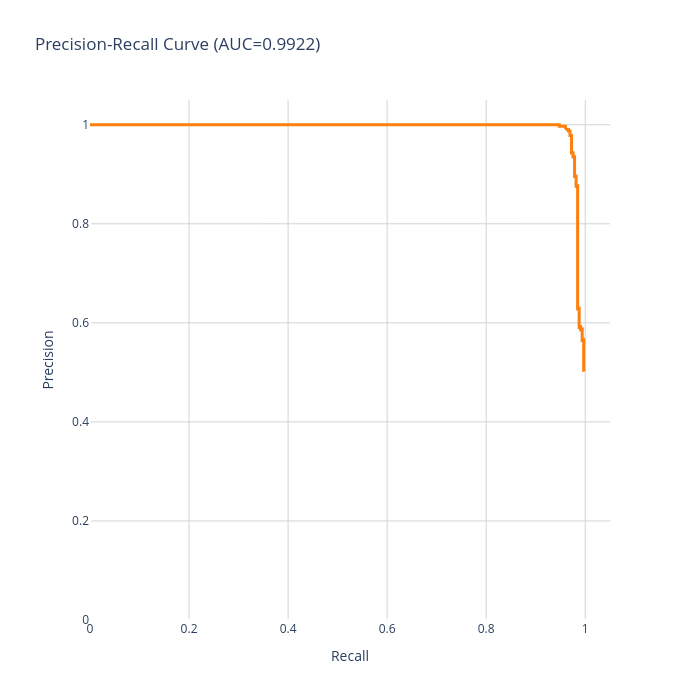

Here is the notebook cell this chart was saved with:
### Markdown cell above
#### Precision-recall curve

### Code cell
precision, recall, thresholds = precision_recall_curve(y_target, y_prob)

df_ = pd.DataFrame(data={"precision": precision, "recall": recall, "thresh":np.append(0, thresholds)})

layout = go.Layout(
    title = f'Precision-Recall Curve (AUC={auc(recall, precision):.4f})',
    xaxis = dict(
        gridcolor='lightgrey'),
    yaxis = dict(
        gridcolor='lightgrey'), 
    paper_bgcolor='rgba(0,0,0,0)',
    plot_bgcolor='rgba(0,0,0,0)'
)

fig = go.Figure(layout=layout)
#fig.add_shape(
#    type='line', line=dict(dash='dash'),
#    x0=0, x1=1, y0=0.577, y1=0.577, name= "Baseline"
#)


fig.add_trace(go.Scatter(x=df_['recall'], y=df_['precision'], mode='lines', line=dict(color='#FF7F0E', width=3), name="curve",))

fig.update_layout(
    xaxis_title='Recall',
    yaxis_title='Precision',
    yaxis=dict(scaleanchor="x", scaleratio=1, range=[0,1.05]),
    xaxis=dict(constrain='domain', range=[0,1.05]),
    width=700, height=700
)
fig.show()
#fig, ax = plt.subplots()
#ax = setfontsize(ax, 18)
#ax.set_ylim([0, 1.1])
#ax.set_xlim([0, 1.1])
#ax.plot(df_['recall'], df_['precision'])
#ax.set_xlabel('Recall')
#ax.set_ylabel('Precision')

#plt.savefig('hist.png')

### Figure 1 — Plotly figure (JSON) as saved in the notebook; plotly's stock layout.template omitted (floating-point values rounded to 4 significant figures; data arrays with more than 128 entries replaced by an {"elided": "..."} marker saying what was removed)
{"data": [{"line": {"color": "#FF7F0E", "width": 3}, "mode": "lines", "name": "curve", "type": "scatter", "x": {"elided": "174 float values"}, "y": {"elided": "174 float values"}}], "layout": {"height": 700, "paper_bgcolor": "rgba(0, 0, 0, 0)", "plot_bgcolor": "rgba(0, 0, 0, 0)", "title": {"text": "Precision-Recall Curve (AUC=0.9922)"}, "width": 700, "xaxis": {"constrain": "domain", "domain": [0.01852, 0.9815], "gridcolor": "lightgrey", "range": [0, 1.05], "title": {"text": "Recall"}, "type": "linear"}, "yaxis": {"domain": [0, 1], "gridcolor": "lightgrey", "range": [0, 1.05], "scaleanchor": "x", "scaleratio": 1, "title": {"text": "Precision"}, "type": "linear"}}}
